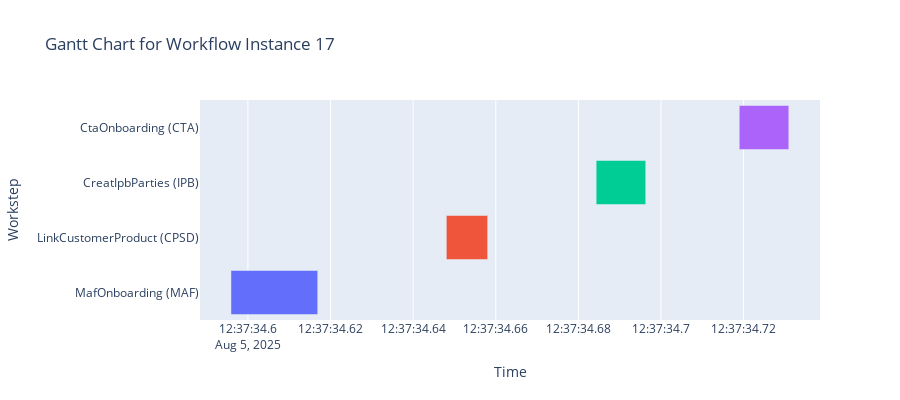

Write notebook code for a chart like this one.
### Code cell
import plotly.express as px
import pandas as pd

# Prepare the data
data = [
    {
        "Task": "MafOnboarding (MAF)",
        "Start": "2025-08-05 12:37:34.595901",
        "Finish": "2025-08-05 12:37:34.616953"
    },
    {
        "Task": "LinkCustomerProduct (CPSD)",
        "Start": "2025-08-05 12:37:34.648036",
        "Finish": "2025-08-05 12:37:34.658319"
    },
    {
        "Task": "CreatIpbParties (IPB)",
        "Start": "2025-08-05 12:37:34.684310",
        "Finish": "2025-08-05 12:37:34.696445"
    },
    {
        "Task": "CtaOnboarding (CTA)",
        "Start": "2025-08-05 12:37:34.718948",
        "Finish": "2025-08-05 12:37:34.731229"
    }
]

df = pd.DataFrame(data)
df['Start'] = pd.to_datetime(df['Start'])
df['Finish'] = pd.to_datetime(df['Finish'])

fig = px.timeline(
    df,
    x_start="Start",
    x_end="Finish",
    y="Task",
    color="Task",
    title="Gantt Chart for Workflow Instance 17"
)

fig.update_yaxes(autorange="reversed")  # Tasks from top to bottom
fig.update_layout(
    xaxis_title="Time",
    yaxis_title="Workstep",
    showlegend=False,
    bargap=0.2,
    height=400
)
fig.show()

### Figure 1 — Plotly figure (JSON) as saved in the notebook; plotly's stock layout.template omitted (floating-point values rounded to 4 significant figures)
{"data": [{"base": ["2025-08-05T12:37:34.595901000"], "hovertemplate": "Task=%{y}<br>Start=%{base}<br>Finish=%{x}<extra></extra>", "legendgroup": "MafOnboarding (MAF)", "marker": {"color": "#636efa", "pattern": {"shape": ""}}, "name": "MafOnboarding (MAF)", "orientation": "h", "showlegend": true, "textposition": "auto", "type": "bar", "x": [21], "xaxis": "x", "y": ["MafOnboarding (MAF)"], "yaxis": "y"}, {"base": ["2025-08-05T12:37:34.648036000"], "hovertemplate": "Task=%{y}<br>Start=%{base}<br>Finish=%{x}<extra></extra>", "legendgroup": "LinkCustomerProduct (CPSD)", "marker": {"color": "#EF553B", "pattern": {"shape": ""}}, "name": "LinkCustomerProduct (CPSD)", "orientation": "h", "showlegend": true, "textposition": "auto", "type": "bar", "x": [10], "xaxis": "x", "y": ["LinkCustomerProduct (CPSD)"], "yaxis": "y"}, {"base": ["2025-08-05T12:37:34.684310000"], "hovertemplate": "Task=%{y}<br>Start=%{base}<br>Finish=%{x}<extra></extra>", "legendgroup": "CreatIpbParties (IPB)", "marker": {"color": "#00cc96", "pattern": {"shape": ""}}, "name": "CreatIpbParties (IPB)", "orientation": "h", "showlegend": true, "textposition": "auto", "type": "bar", "x": [12], "xaxis": "x", "y": ["CreatIpbParties (IPB)"], "yaxis": "y"}, {"base": ["2025-08-05T12:37:34.718948000"], "hovertemplate": "Task=%{y}<br>Start=%{base}<br>Finish=%{x}<extra></extra>", "legendgroup": "CtaOnboarding (CTA)", "marker": {"color": "#ab63fa", "pattern": {"shape": ""}}, "name": "CtaOnboarding (CTA)", "orientation": "h", "showlegend": true, "textposition": "auto", "type": "bar", "x": [12], "xaxis": "x", "y": ["CtaOnboarding (CTA)"], "yaxis": "y"}], "layout": {"bargap": 0.2, "barmode": "overlay", "height": 400, "legend": {"title": {"text": "Task"}, "tracegroupgap": 0}, "showlegend": false, "title": {"text": "Gantt Chart for Workflow Instance 17"}, "xaxis": {"anchor": "y", "domain": [0, 1], "title": {"text": "Time"}, "type": "date"}, "yaxis": {"anchor": "x", "autorange": "reversed", "categoryarray": ["CtaOnboarding (CTA)", "CreatIpbParties (IPB)", "LinkCustomerProduct (CPSD)", "MafOnboarding (MAF)"], "categoryorder": "array", "domain": [0, 1], "title": {"text": "Workstep"}}}}
